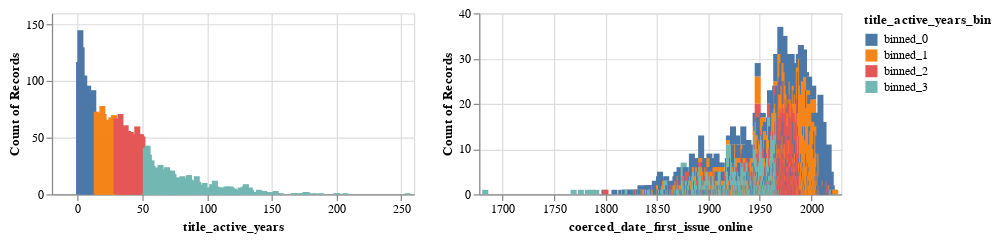

Source (notebook cell):
### Code cell
title_numb_pubs_by_first_issue = alt.Chart(global_txt_file[['title_id', 'coerced_date_first_issue_online', 'title_active_years_bin', 'title_active_years']]).mark_bar().encode(
    x='coerced_date_first_issue_online:T',
    y='count()',
    color='title_active_years_bin:N'
).properties(
    width=300,
    height=150
)

title_years_pubs = alt.Chart(global_txt_file[['title_id', 'coerced_date_first_issue_online', 'title_active_years_bin', 'title_active_years']]).mark_bar().encode(
    x='title_active_years:Q',
    y='count()',
    color='title_active_years_bin:N'
).properties(
    width=300,
    height=150
)
title_years_pubs | title_numb_pubs_by_first_issue

### Figure 1 — Vega-Lite specification as saved in the notebook (floating-point values rounded to 4 significant figures; data arrays with more than 128 entries replaced by an {"elided": "..."} marker saying what was removed)
{"$schema": "https://vega.github.io/schema/vega-lite/v5.6.1.json", "config": {"view": {"continuousHeight": 300, "continuousWidth": 300}}, "datasets": {"data-45b093dd242c7b70d041c88dc2d4c0a7": {"elided": "4521 records"}}, "hconcat": [{"data": {"name": "data-45b093dd242c7b70d041c88dc2d4c0a7"}, "encoding": {"color": {"field": "title_active_years_bin", "type": "nominal"}, "x": {"field": "title_active_years", "type": "quantitative"}, "y": {"aggregate": "count", "type": "quantitative"}}, "height": 150, "mark": {"type": "bar"}, "width": 300}, {"data": {"name": "data-45b093dd242c7b70d041c88dc2d4c0a7"}, "encoding": {"color": {"field": "title_active_years_bin", "type": "nominal"}, "x": {"field": "coerced_date_first_issue_online", "type": "temporal"}, "y": {"aggregate": "count", "type": "quantitative"}}, "height": 150, "mark": {"type": "bar"}, "width": 300}]}
